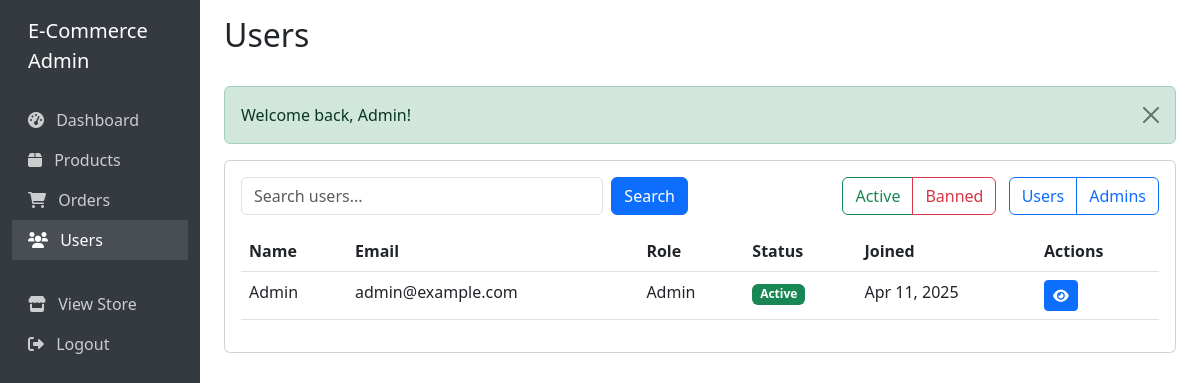
The page /admin/users.php (signed in) on the database its author committed.
### tables this page shows
CREATE TABLE users (
    id INT PRIMARY KEY AUTO_INCREMENT,
    name VARCHAR(100) NOT NULL,
    email VARCHAR(100) NOT NULL UNIQUE,
    password_hash VARCHAR(255) NOT NULL,
    role ENUM('user', 'admin') DEFAULT 'user',
    address TEXT,
    phone VARCHAR(20),
    is_banned BOOLEAN DEFAULT FALSE,
    created_at TIMESTAMP DEFAULT CURRENT_TIMESTAMP
);

### includes/functions.php (called while the page is built, shortened)
<?php
function get_flash_message() {
    if (isset($_SESSION['flash'])) {
        $flash = $_SESSION['flash'];
        return $flash;
    }
    return null;
}
?>

### admin/users.php (the view, shortened to what this page needs)
<?php
require_once '../includes/db_connect.php';
require_once '../includes/functions.php';
$user = null;
$user_orders = [];
try {
    $where = "1=1";
    $params = [];
    $role_filter = $_GET['role'] ?? '';
    $status_filter = $_GET['status'] ?? '';
    $search = trim($_GET['search'] ?? '');
    $page = isset($_GET['page']) ? max(1, (int)$_GET['page']) : 1;
    $per_page = 20;
    $offset = ($page - 1) * $per_page;
    $stmt = $pdo->prepare("
        SELECT * FROM users
        WHERE {$where}
        ORDER BY created_at DESC
        LIMIT ? OFFSET ?
    ");
    $stmt->execute(array_merge($params, [$per_page, $offset]));
    $users = $stmt->fetchAll();
} catch (PDOException $e) {
    error_log("Error fetching users: " . $e->getMessage());
    $users = [];
    $total_pages = 0;
    $page = 1;
}
?>
<!DOCTYPE html>
<html lang="en">
<head>
    <link href="https://cdn.jsdelivr.net/npm/bootstrap@5.3.0/dist/css/bootstrap.min.css" rel="stylesheet">
    <link href="https://cdnjs.cloudflare.com/ajax/libs/font-awesome/6.0.0/css/all.min.css" rel="stylesheet">
</head>
<body>
<div class="container-fluid">
    <div class="row">
        <nav class="col-md-3 col-lg-2 d-md-block sidebar collapse">
            <div class="position-sticky pt-3">
                <div class="mb-4 px-3">
                    <span class="fs-5 text-white">E-Commerce Admin</span>
                </div>
                <ul class="nav flex-column">
                    <li class="nav-item">
                        <a class="nav-link" href="dashboard.php">
                            <i class="fas fa-tachometer-alt me-2"></i>
                            Dashboard
                        </a>
                    </li>
                    <li class="nav-item">
                        <a class="nav-link" href="products.php">
                            <i class="fas fa-box me-2"></i>
                            Products
                        </a>
                    </li>
                    <li class="nav-item">
                        <a class="nav-link" href="orders.php">
                            <i class="fas fa-shopping-cart me-2"></i>
                            Orders
                        </a>
                    </li>
                    <li class="nav-item">
                        <a class="nav-link active" href="users.php">
                            <i class="fas fa-users me-2"></i>
                            Users
                        </a>
                    </li>
                    <li class="nav-item mt-4">
                        <a class="nav-link" href="../index.php">
                            <i class="fas fa-store me-2"></i>
                            View Store
                        </a>
                    </li>
                    <li class="nav-item">
                        <a class="nav-link" href="../logout.php">
                            <i class="fas fa-sign-out-alt me-2"></i>
                            Logout
                        </a>
                    </li>
                </ul>
            </div>
        </nav>
        <main class="col-md-9 ms-sm-auto col-lg-10 px-md-4">
            <div class="d-flex justify-content-between flex-wrap flex-md-nowrap align-items-center pt-3 pb-2 mb-3">
                <h1 class="h2">
                    <?php echo $user ? 'User Details: ' . htmlspecialchars($user['name']) : 'Users'; ?>
                </h1>
            </div>
            <?php if ($flash = get_flash_message()): ?>
            <div class="alert alert-<?php echo $flash['type']; ?> alert-dismissible fade show">
                <?php echo $flash['message']; ?>
                <button type="button" class="btn-close" data-bs-dismiss="alert"></button>
            </div>
            <?php endif; ?>
            <?php if ($user): ?>
            <div class="card mb-4">
                <div class="card-body">
                    <div class="row mb-4">
                        <div class="col-md-6">
                            <h5>User Information</h5>
                            <p class="mb-1">Name: <?php echo htmlspecialchars($user['name']); ?></p>
                            <p class="mb-1">Email: <?php echo htmlspecialchars($user['email']); ?></p>
                            <p class="mb-1">Role: <?php echo ucfirst($user['role']); ?></p>
                            <p class="mb-1">Status:
                                <span class="badge bg-<?php echo $user['is_banned'] ? 'danger' : 'success'; ?>">
                                    <?php echo $user['is_banned'] ? 'Banned' : 'Active'; ?>
                                </span>
                            </p>
                            <p class="mb-1">Joined: <?php echo date('M d, Y', strtotime($user['created_at'])); ?></p>
                            <?php if ($user['role'] !== 'admin'): ?>
                            <div class="mt-3">
                                <form method="POST" class="d-inline-block">
                                    <input type="hidden" name="csrf_token" value="<?php echo generate_csrf_token(); ?>">
                                    <input type="hidden" name="action" value="toggle_ban">
                                    <input type="hidden" name="user_id" value="<?php echo $user['id']; ?>">
                                    <button type="submit" class="btn btn-<?php echo $user['is_banned'] ? 'success' : 'warning'; ?>">
                                        <?php echo $user['is_banned'] ? 'Unban User' : 'Ban User'; ?>
                                    </button>
                                </form>
                                <form method="POST" class="d-inline-block ms-2" onsubmit="return confirm('Are you sure you want to delete this user?');">
                                    <input type="hidden" name="csrf_token" value="<?php echo generate_csrf_token(); ?>">
                                    <input type="hidden" name="action" value="delete">
                                    <input type="hidden" name="user_id" value="<?php echo $user['id']; ?>">
                                    <button type="submit" class="btn btn-danger">Delete User</button>
                                </form>
                            </div>
                            <?php endif; ?>
                        </div>
                    </div>
                    <?php if (!empty($user_orders)): ?>
                    <h5>Recent Orders</h5>
                    <div class="table-responsive">
                        <table class="table">
                            <thead>
                                <tr>
                                    <th>Order ID</th>
                                    <th>Total</th>
                                    <th>Status</th>
                                    <th>Date</th>
                                    <th>Actions</th>
                                </tr>
                            </thead>
                            <tbody>
                                <?php foreach ($user_orders as $order): ?>
                                <tr>
                                    <td>#<?php echo str_pad($order['id'], 8, '0', STR_PAD_LEFT); ?></td>
                                    <td><?php echo format_price($order['total_amount']); ?></td>
                                    <td>
                                        <span class="badge bg-<?php
                                            echo match($order['status']) {
                                                'pending' => 'warning',
                                                'processing' => 'info',
                                                'completed' => 'success',
                                                'cancelled' => 'danger',
                                                default => 'secondary'
                                            };
                                        ?>">
                                            <?php echo ucfirst($order['status']); ?>
                                        </span>
                                    </td>
                                    <td><?php echo date('M d, Y H:i', strtotime($order['created_at'])); ?></td>
                                    <td>
                                        <a href="orders.php?id=<?php echo $order['id']; ?>"
                                           class="btn btn-sm btn-primary">
                                            <i class="fas fa-eye"></i>
                                        </a>
                                    </td>
                                </tr>
                                <?php endforeach; ?>
                            </tbody>
                        </table>
                    </div>
                    <?php endif; ?>
                    <div class="mt-3">
                        <a href="users.php" class="btn btn-secondary">Back to Users</a>
                    </div>
                </div>
            </div>
            <?php else: ?>
            <div class="card">
                <div class="card-body">
                    <div class="row mb-3">
                        <div class="col-md-6">
                            <form class="d-flex gap-2">
                                <input type="text" class="form-control" name="search"
                                       placeholder="Search users..."
                                       value="<?php echo htmlspecialchars($search); ?>">
                                <button type="submit" class="btn btn-primary">Search</button>
                            </form>
                        </div>
                        <div class="col-md-6 text-md-end">
                            <div class="btn-group">
                                <a href="?status=active" class="btn btn-<?php
                                    echo $status_filter === 'active' ? 'success' : 'outline-success';
                                ?>">Active</a>
                                <a href="?status=banned" class="btn btn-<?php
                                    echo $status_filter === 'banned' ? 'danger' : 'outline-danger';
                                ?>">Banned</a>
                            </div>
                            <div class="btn-group ms-2">
                                <a href="?role=user" class="btn btn-<?php
                                    echo $role_filter === 'user' ? 'primary' : 'outline-primary';
                                ?>">Users</a>
                                <a href="?role=admin" class="btn btn-<?php
                                    echo $role_filter === 'admin' ? 'primary' : 'outline-primary';
                                ?>">Admins</a>
                            </div>
                        </div>
                    </div>
                    <div class="table-responsive">
                        <table class="table table-hover">
                            <thead>
                                <tr>
                                    <th>Name</th>
                                    <th>Email</th>
                                    <th>Role</th>
                                    <th>Status</th>
                                    <th>Joined</th>
                                    <th>Actions</th>
                                </tr>
                            </thead>
                            <tbody>
                                <?php foreach ($users as $user): ?>
                                <tr>
                                    <td><?php echo htmlspecialchars($user['name']); ?></td>
                                    <td><?php echo htmlspecialchars($user['email']); ?></td>
                                    <td><?php echo ucfirst($user['role']); ?></td>
                                    <td>
                                        <span class="badge bg-<?php echo $user['is_banned'] ? 'danger' : 'success'; ?>">
                                            <?php echo $user['is_banned'] ? 'Banned' : 'Active'; ?>
                                        </span>
                                    </td>
                                    <td><?php echo date('M d, Y', strtotime($user['created_at'])); ?></td>
                                    <td>
                                        <a href="?id=<?php echo $user['id']; ?>"
                                           class="btn btn-sm btn-primary">
                                            <i class="fas fa-eye"></i>
                                        </a>
                                    </td>
                                </tr>
                                <?php endforeach; ?>
                            </tbody>
                        </table>
                    </div>
                </div>
            </div>
            <?php endif; ?>
        </main>
    </div>
</div>
</body>
</html>

### admin/users.php (style rules this page uses)
.sidebar { min-height: 100vh; background-color: #343a40; }
.sidebar .nav-link { color: rgba(255,255,255,.75); }
.sidebar .nav-link.active { color: #fff; background-color: rgba(255,255,255,.1); }

### rows shown on the page
users: name "Admin", email "admin@example.com", role "Admin", is_banned "Active", created_at "Apr 11, 2025"

### other values the page prints
$flash['message'] "Welcome back, Admin!"
